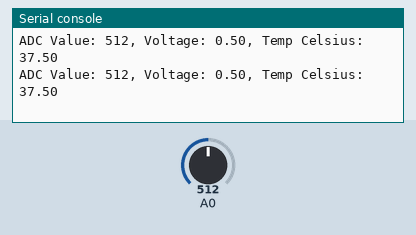
This program was run on a simulated ESP8266 board running MicroPython. On the bench: the last lines printed to the serial console. The inputs (shaded band) are chosen by the test bench; at power-on: A0 = 512 (analog values on the 0–1023 scale).

Above: at 1.2 s.
1.3 s: A0 set to 716
At 2.6 s:
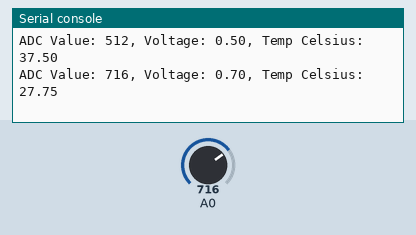
2.8 s: A0 set to 900
At 3.7 s:
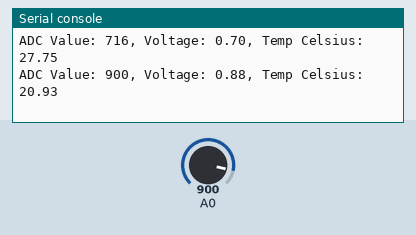
Timing chart, 0 to 5.8 s (numbered marks = the images above; inputs shaded):
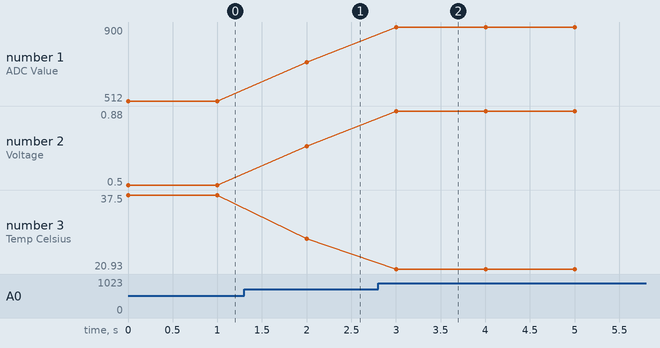

The program:

lab04_thermistor2.py
```python
from machine import ADC
from time import sleep
import math

adcPin = 0          # Analog GPIO on Adafruit Feather Huzzah ESP8266
Vcc = 3.3           # Voltage source
#Vref = 1            # ADC reference voltage
#Rth = 10000         # Thermistor resistance
R2 = 33000          # Fixed resistor
adcRes = 1024.0     # ADC resolution (10-bit)

# Steinhart–Hart equation parameters
A = 0.001129148
B = 0.000234125
C = 0.0000000876741

# Set-up
adc = ADC(adcPin)

while True:
    # 10-bit ADC voltage value
    adcValue = adc.read()

    # Thermistor voltage
    Vntc = adcValue / adcRes

    # Thermistor resistance
    Rntc = (Vntc * R2) / (Vcc - Vntc)

    # Steinhart–Hart equation
    tempK = 1 / (A + (B * math.log(Rntc)) + (C * (math.log(Rntc))**3))
    tempC = tempK - 273.15

    print ('ADC Value: %d, Voltage: %.2f, Temp Celsius: %.2f' %(adcValue,Vntc,tempC))
    sleep(1)


# Notes on building the circuit with Adafruit Feather Huzzah ADC(0) (ESP8266 built-in ADC):
# There are many thermistor labs advocating using 10k fixed resistor with 10k thermistor
# I tried this but the ADC reading was always out of range (always 1024)
# This is because my voltage source is 3V3 but Adafruit Feather Huzzah ADC(0) max input voltage is 1V
# Ref: https://learn.adafruit.com/adafruit-feather-huzzah-esp8266
# Therefore if powering the thermistor from the Feather Huzzah 3V3 or an external 3V3 power source
# the circuit Voltage needs to be divided from 3V3 to 1V
# One method to do this is via a voltage divider between a fixed resistor and the thermistor
# For our purposes, a fixed resistor greater than 23k will do the job
```

Measured:
- after the input at 1.3 s, the serial console: prints a new line after 0.70 s (image 1)
- after the input at 2.8 s, the serial console: prints a new line after 0.20 s (image 2)
- plotted number 1: 512 → 716 after the input at 1.3 s, 716 → 900 after the input at 2.8 s
- plotted number 2: 0.5 → 0.7 after the input at 1.3 s, 0.7 → 0.88 after the input at 2.8 s
- plotted number 3: 37.5 → 27.75 after the input at 1.3 s, 27.75 → 20.93 after the input at 2.8 s
